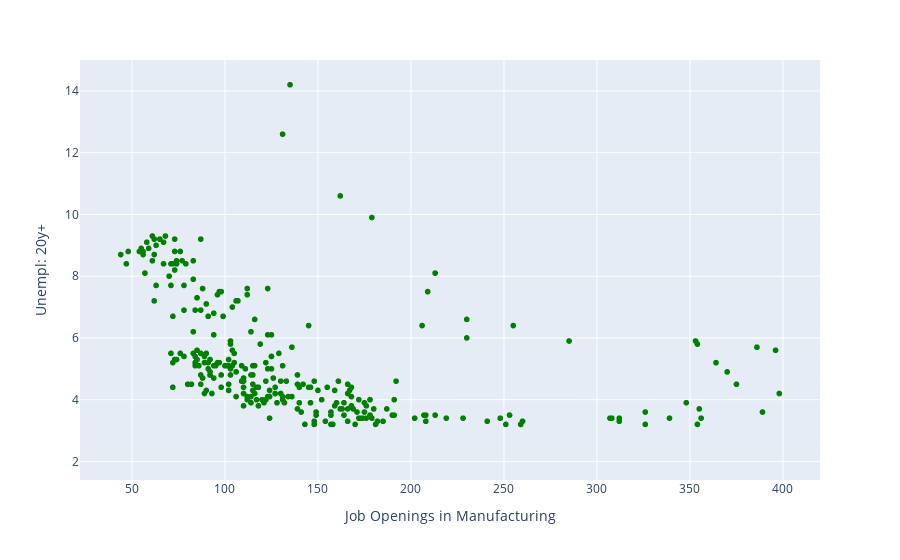

Source (notebook cell):
### Code cell
#df['MONTH'] = df['DATE'].dt.month_name()
#unempl_df = df.groupby('')['GDP'].mean().reset_index()

fig = px.scatter(df, x = "Job Openings in Manufacturing", y = 'Unempl: 20y+')
          
fig.update_traces(marker_color='green')

fig.show()

### Figure 1 — Plotly figure (JSON) as saved in the notebook; plotly's stock layout.template omitted (floating-point values rounded to 4 significant figures; data arrays with more than 128 entries replaced by an {"elided": "..."} marker saying what was removed)
{"data": [{"hovertemplate": "Job Openings in Manufacturing=%{x}<br>Unempl: 20y+=%{y}<extra></extra>", "legendgroup": "", "marker": {"color": "green", "symbol": "circle"}, "mode": "markers", "name": "", "showlegend": false, "type": "scattergl", "x": {"elided": "3148 int values"}, "xaxis": "x", "y": {"elided": "3148 float values"}, "yaxis": "y"}], "layout": {"legend": {"tracegroupgap": 0}, "margin": {"t": 60}, "xaxis": {"anchor": "y", "domain": [0, 1], "title": {"text": "Job Openings in Manufacturing"}}, "yaxis": {"anchor": "x", "domain": [0, 1], "title": {"text": "Unempl: 20y+"}}}}
